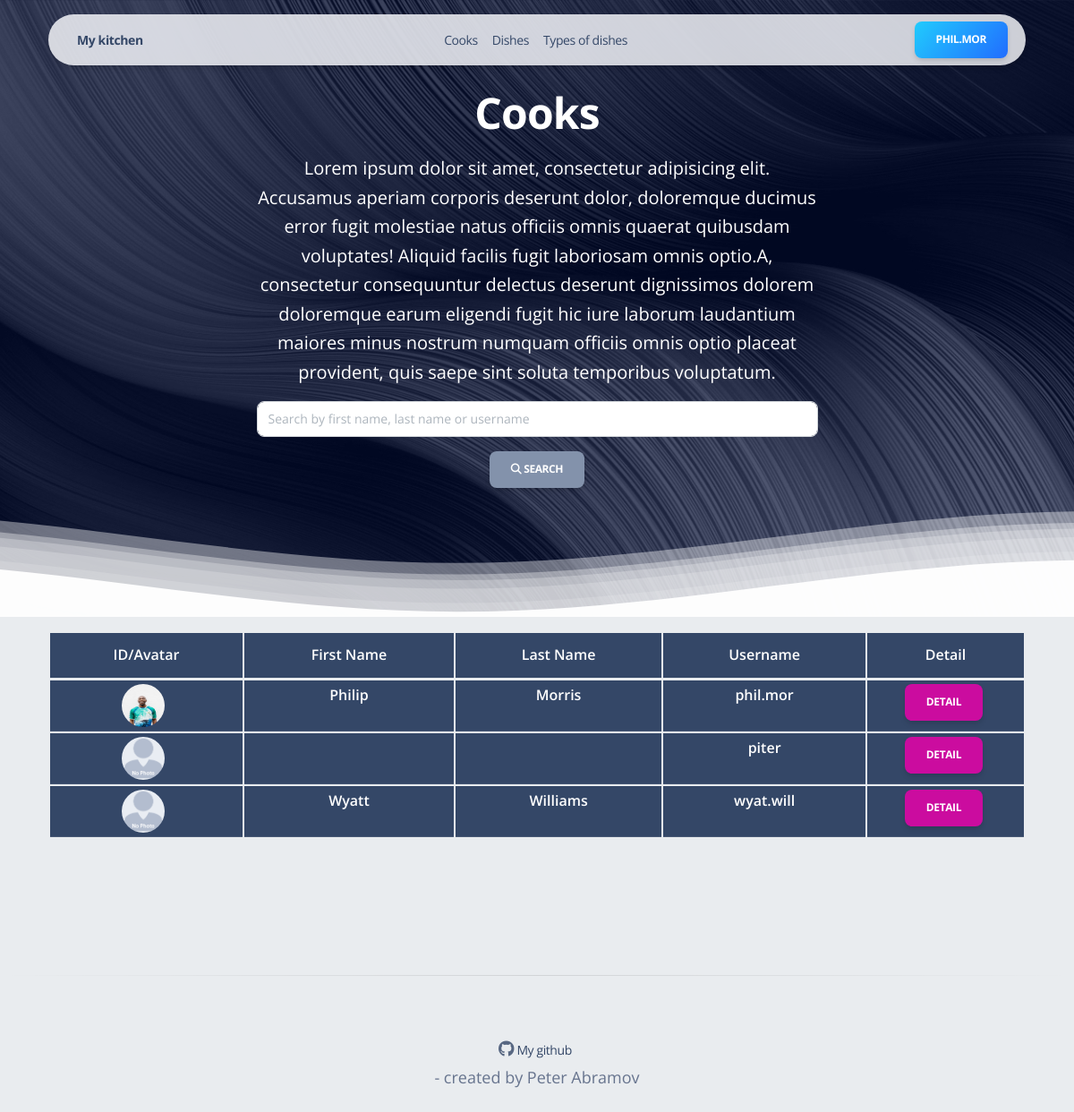
The app's page /cooks/ (signed in) with its own data.
### cafe_kitchen/models.py (models this page shows, shortened)
class Cook(AbstractUser):
    years_of_experience = models.PositiveIntegerField(null=True, blank=True)
    bio = models.TextField(null=True, blank=True)
    image = models.ImageField(upload_to='avatar', blank=True, null=True)
    def get_absolute_url(self):
        return reverse('cafe_kitchen:cook-detail', args=[str(self.id)])
    class Meta:
        ordering = ['username']

### cafe_kitchen/views.py (the view)
# urls.py: path('cooks/', CookListView.as_view(), name='cooks'),
class CookListView(LoginRequiredMixin, ListView):
    model = Cook
    template_name = 'cafe_kitchen/cook_list.html'
    def get_queryset(self):
        query = self.request.GET.get('q')
        if query:
            queryset = Cook.objects.filter(
                Q(first_name__icontains=query) | Q(last_name__icontains=query) | Q(username__icontains=query)
            )
        else:
            queryset = Cook.objects.all()
        return queryset
    def get_context_data(self, **kwargs):
        context = super().get_context_data(**kwargs)
        context['search_form'] = CookSearchForm(self.request.GET or None)
        return context

### cafe_kitchen/forms.py (shortened to what this page needs)
class CookSearchForm(forms.Form):
    search = forms.CharField(required=False, label='', widget=forms.TextInput(attrs={
        'class': 'form-control mr-sm-2',
        'type': 'search',
        'placeholder': 'Search by first name, last name or username',
        'aria-label': 'Search'
    }))

### templates/cafe_kitchen/cook_list.html (shortened to what this page needs)
{% extends 'base.html' %}
{% load crispy_forms_filters %}
{% load static %}
{% block body %} class="index-page bg-gray-200" {% endblock body %}
{% block content %}
<header class="header-2">
  <div class="page-header min-vh-75 relative py-xl-8" style="background-image: url('{% static 'img/curved-images/curved.jpg' %}')">
    <div class="container">
      <div class="row">
        <div class="col-lg-7 text-center mx-auto">
          <h1 class="text-white pt-3 mt-n5">Cooks</h1>
          <p class="lead text-white mt-3"><span>Lorem ipsum dolor sit amet, consectetur adipisicing elit. Accusamus aperiam corporis deserunt dolor, doloremque ducimus error fugit molestiae natus officiis omnis quaerat quibusdam voluptates! Aliquid facilis fugit laboriosam omnis optio.</span><span>A, consectetur consequuntur delectus deserunt dignissimos dolorem doloremque earum eligendi fugit hic iure laborum laudantium maiores minus nostrum numquam officiis omnis optio placeat provident, quis saepe sint soluta temporibus voluptatum.</span></p>
          <form action="" method="get" class="form-inline">
            {{ search_form|crispy }}
            <button type="submit" class="btn btn-secondary"><span id="search-icon" ><i class="fas fa-search"></i> Search</span></button>
          </form>
        </div>
      </div>
    </div>
    <div class="position-absolute w-100 z-index-1 bottom-0">
    </div>
  </div>
</header>
<section class="pt-3 pb-4">
  <div class="container">
  {% if cook_list %}
    <table class="table table-sm table-dark">
      <thead>
        <tr>
          <th class="text-center">ID/Avatar</th>
          <th class="text-center">First name</th>
          <th class="text-center">Last name</th>
          <th class="text-center">Username</th>
          <th class="text-center">Detail</th>
        </tr>
      </thead>
      <tbody>
      {% for cook in cook_list %}
        <tr>
          <th class="text-center">
            {% if cook.image %}
              <img class="avatar rounded-circle me-2" alt="User avatar" src="{{ MEDIA_URL }}{{ cook.image.url }}">
            {% else %}
              <img class="avatar rounded-circle me-2" alt="Default avatar" src="{% static 'img/default_avatar.jpg' %}">
            {% endif %}
          </th>
          <th class="text-center">{{ cook.first_name }}  </th>
          <th class="text-center">{{ cook.last_name }}  </th>
          <th class="text-center">{{ cook.username }}  </th>
          <th class="text-center"> <a href="{% url 'cafe_kitchen:cook-detail' pk=cook.id %}" class="btn btn-primary w-auto me-1 mb-0">Detail</a></th>
        </tr>
      {% endfor %}
      </tbody>
    </table>
  </div>
  {% else %}
    <div class="col-lg-7 text-center mx-auto">
      <p class="lead text-muted mt-3">No cooks have been added yet</p>
    </div>
  {% endif %}
</section>
{% endblock %}

### templates/includes/navigation.html (shortened to what this page needs)
{% load static %}
<div class="container position-sticky z-index-sticky top-0">
  <div class="row">
    <div class="col-12">
      <nav
        class="navbar navbar-expand-lg blur blur-rounded top-0 z-index-fixed shadow-sm position-absolute my-3 py-2 start-0 end-0 mx-4">
        <div class="container-fluid px-0">
          <a class="navbar-brand font-weight-bolder ms-sm-3" href="{% url 'cafe_kitchen:index' %}">My kitchen</a>
          {% if request.user.is_authenticated %}
          <div class="collapse navbar-collapse justify-content-center w-100" id="navigation">
            <ul class="navbar-nav navbar-nav-hover justify-content-center w-100">
              <li class="nav-item">
                <a class="nav-link" href="{% url 'cafe_kitchen:cooks' %}">Cooks</a>
              </li>
              <li class="nav-item">
                <a class="nav-link" href="{% url 'cafe_kitchen:dishes' %}">Dishes</a>
              </li>
              <li class="nav-item">
                <a class="nav-link" href="{% url 'cafe_kitchen:types-of-dish'%} ">Types of dishes</a>
              </li>
              </ul>
          </div>
          <div class="row text-center">
            <div class="col-12 mx-auto">
              <a href="{{ user.get_absolute_url }}" class="btn bg-gradient-info w-auto me-1 mb-0">
                {{ user.username }}
              </a>
            </div>
          </div>
          {% else %}
            <div class="row text-center">
              <div class="col-12 mx-auto">
                <a href="{% url 'login' %}" class="btn bg-gradient-info w-auto me-1 mb-0">Login</a>
              </div>
            </div>
          {% endif %}
        </div>
      </nav>
    </div>
  </div>
</div>

### records on screen
Cook: username "PHIL.MOR", first_name "Philip", last_name "Morris", username "phil.mor"
Cook: username "piter"
Cook: first_name "Wyatt", last_name "Williams", username "wyat.will"
